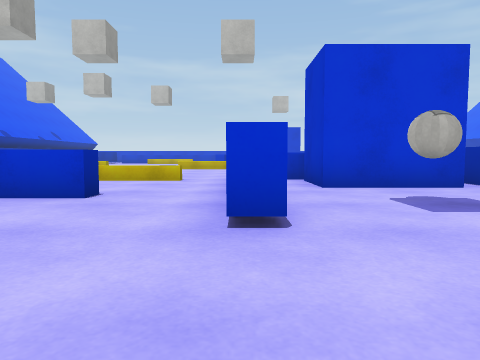
[1] (above)

24 first-person views from a walk through a Unity game level. The camera is 0.55 m above the floor, tilts 4° down and sees 70° across. The floor is counted in squares, 1 m on a side. Each view is taken from the middle of a square. On the plan, view 1 faces up. The plan holds only what a view shows up to about 9 squares ahead; the rest is blank. The place goes on beyond the plan. The player character is not drawn. Surface patterns are stand-ins for the level's own textures.

[2]
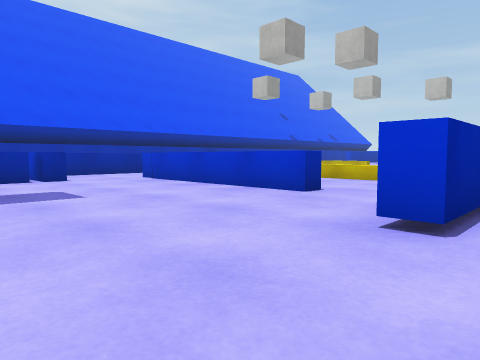

[3]
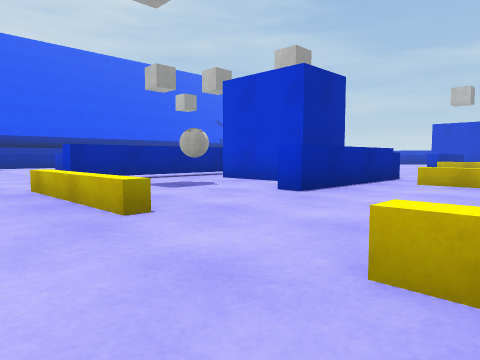

[4]
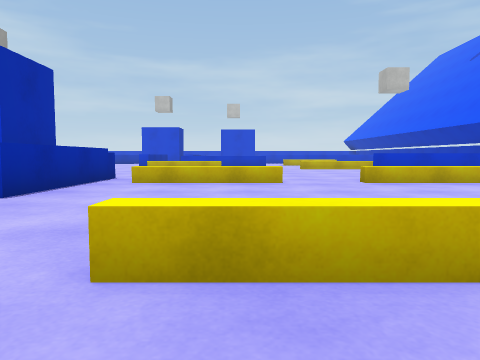

[5]
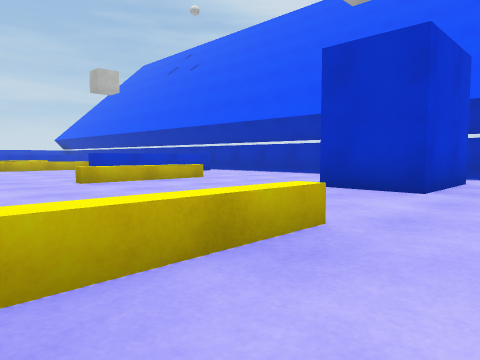

[6]
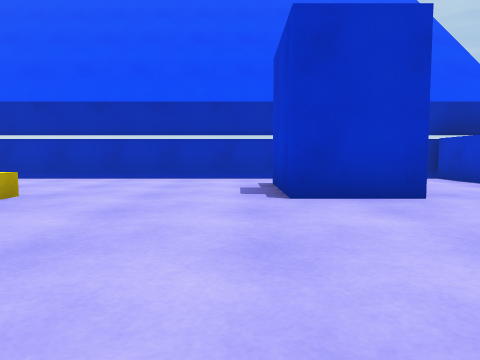

[7]
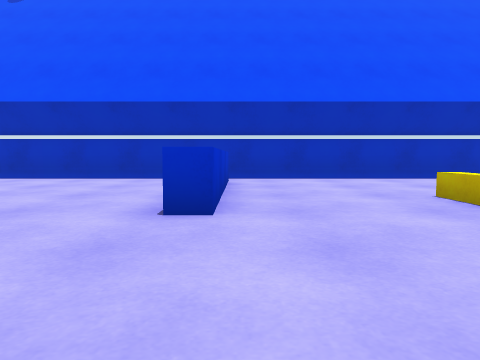

[8]
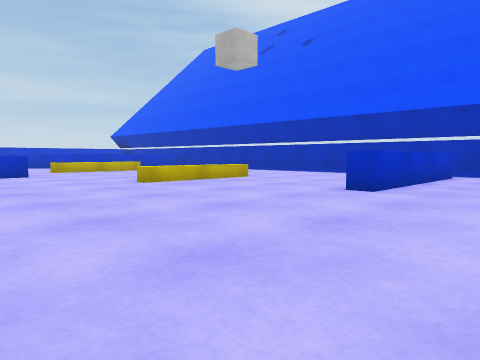

[9]
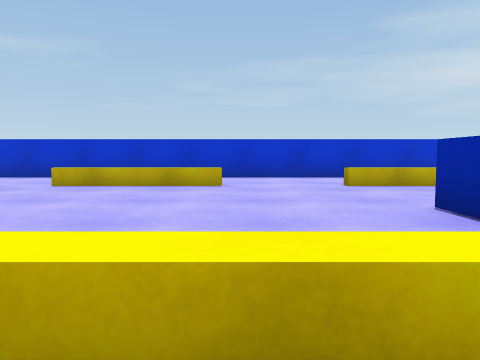

[10]
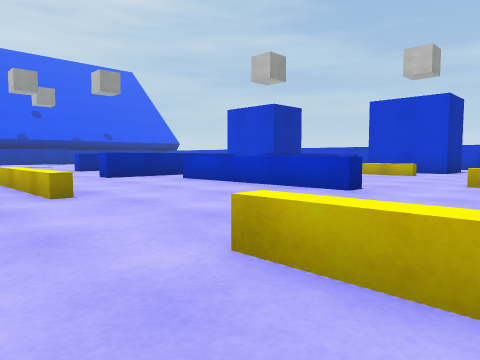

[11]
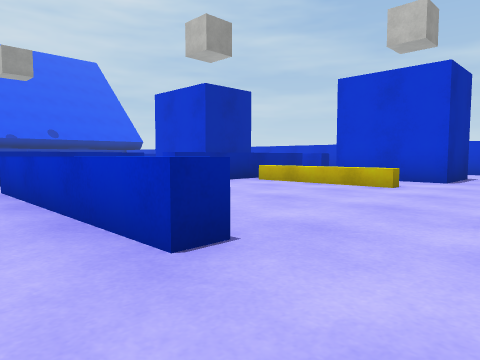

[12]
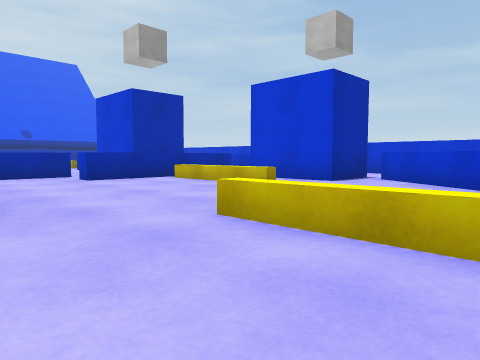

[13]
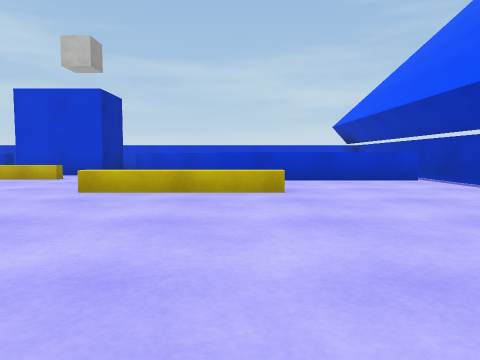

[14]
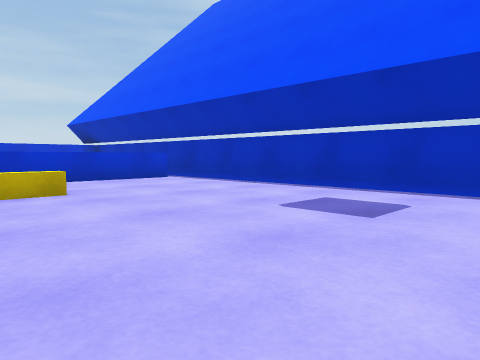

[15]
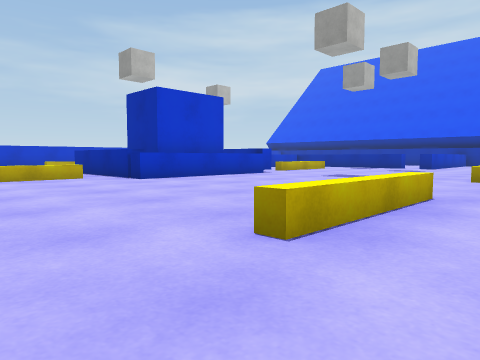

[16]
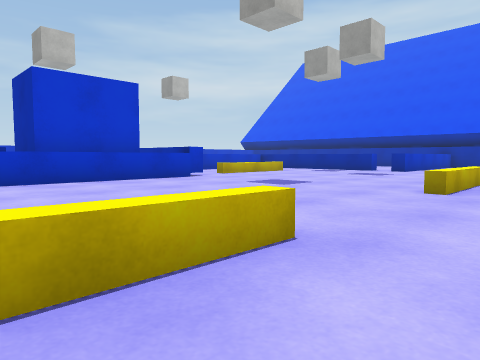

[17]
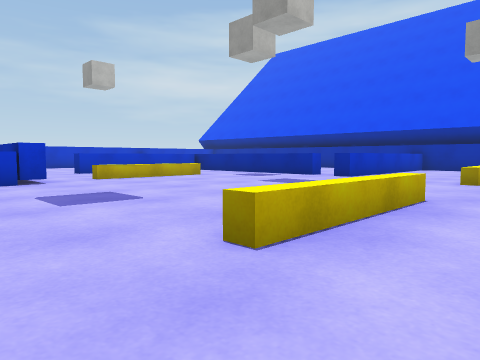

[18]
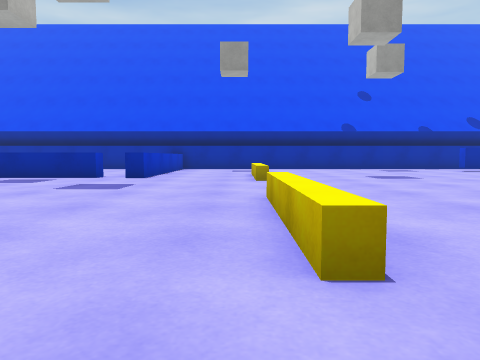

[19]
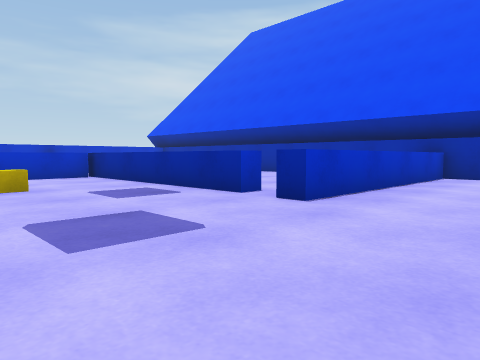

[20]
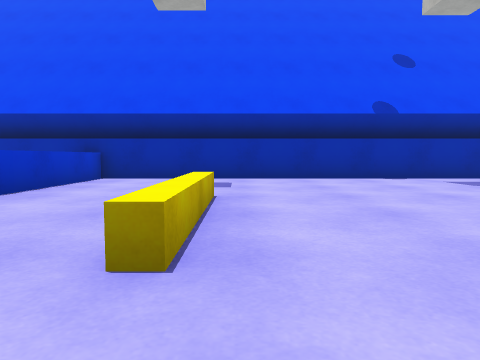

[21]
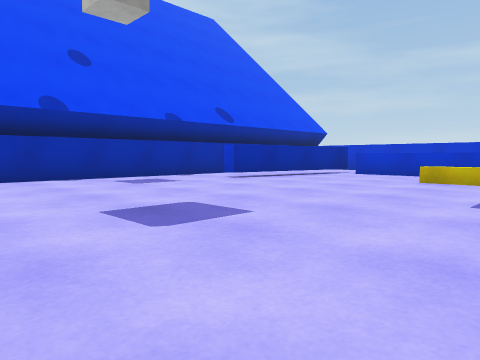

[22]
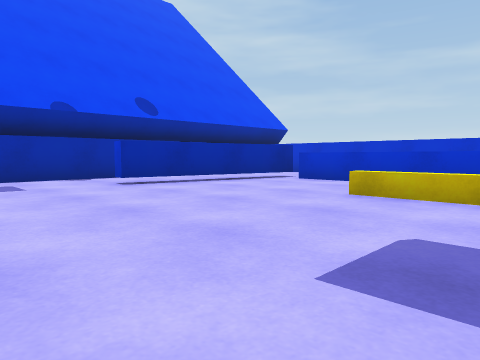

[23]
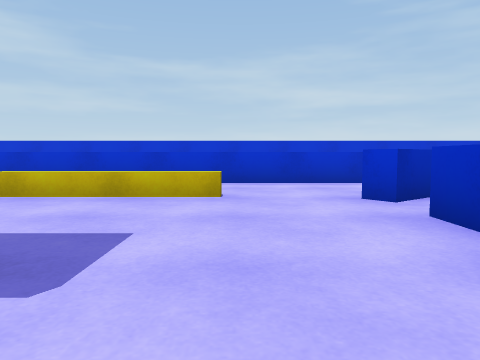

[24]
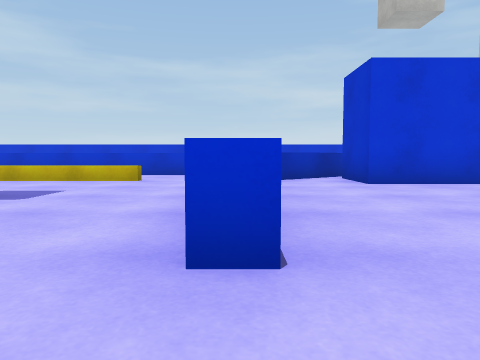

### Floor plan
Key: @ floor where view 1 was taken; # wall or solid block; x gap in a wall; . floor; = window, fence, low wall or low ledge; ^ raised ledge; B blue block; A ball.
Columns run from 13 left of view 1 to 18 right of it. Each row starts with its distance up from view 1.
 29       ##
 28
 27
 26    #^^^^^^^^^         B^^
 25   .#...   ... ^     BBB.^^
 24  ..#...^^^..^^.B  ^  .....     #
 23 #..#........^..BBB^===..  ^^^^^#
 22 #...........^.....^.....   ....#
 21 #...........^...^.^.....   ....#
 20 #...........^...^.......^^^....#
 19 #...........^.. ^..............#
 18 #...........^.. ^.^^^^^........#
 17 #.............  ^..............#
 16 #..............................#
 15 #..............................#
 14 #    ===...===...====...===....#
 13 #...............  .............#
 12 #..............................#
 11 #^^^^^^......................  #
 10 #    .^...................^^^^.#
  9 #    .^........................#
  8       ^..^^^.#^BBB^............#
  7       ^.. ...#.B B^x===.===....#
  6       ^.. ...#.BBB^............#
  5       ^^^^^^.#....^............#
  4      ........#.A...............#
  3      ........#.............BBB.#
  2      ^^....................BBB.#
  1       ^..............=........
  0            ..@.   .............
 -1                ############  ###

Positions as (right, up) in squares from view 1, and headings:
1: (0, 0), facing up
2: (1, 0), facing up-left
3: (8, 0), facing up-left
4: (8, 0), facing up
5: (8, 0), facing up-right
6: (9, 4), facing right
7: (9, 10), facing right
8: (7, 8), facing up-right
9: (7, 8), facing down
10: (12, 13), facing up-left
11: (11, 17), facing up-left
12: (13, 18), facing up-left
13: (13, 15), facing up
14: (12, 15), facing up-right
15: (9, 16), facing down-left
16: (6, 16), facing down-left
17: (2, 16), facing down-left
18: (2, 14), facing left
19: (-3, 14), facing down-left
20: (-4, 15), facing left
21: (-4, 16), facing up-left
22: (-4, 19), facing up-left
23: (-3, 19), facing up
24: (-1, 16), facing up
